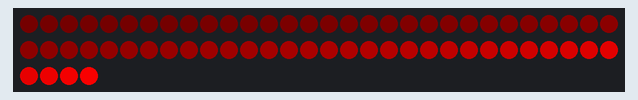
A sketch run on a simulated Arduino Uno, built with avr-gcc and run on an emulated ATmega328P. Shown: 64 RGB LEDs in strip order, left to right, continuing on the next row. What the sketch prints to the serial monitor is not drawn.

Above: at 0.3 s.

The sketch:

64_red.ino
```cpp
#include <Adafruit_NeoPixel.h>

#define PIN 6   // input pin Neopixel is attached to

#define NUMPIXELS      64 // number of neopixels in strip

Adafruit_NeoPixel pixels = Adafruit_NeoPixel(NUMPIXELS, PIN, NEO_GRB + NEO_KHZ800);
void setup() {
  // Initialize the NeoPixel library.
  Serial.begin(9600);
  pixels.begin();
  // create an array to hold positions
   // set in groups of 8
}
int rowLength = 8;
void loop() {

  // put your main code here, to run repeatedly:
    for(uint16_t t=0; t<NUMPIXELS/rowLength; t++){
      for (int i=0; i < rowLength; i++) {
        int currentNeoPixel = i + t*8;
        int red = pow(1.0905,currentNeoPixel);


Serial.println(red);
      // pixels.Color takes RGB values, from 0,0,0 up to 255,255,255
      pixels.setPixelColor(currentNeoPixel, pixels.Color(red, 0, 0));

      // This sends the updated pixel color to the hardware.
      pixels.show();
      }}
}
```
